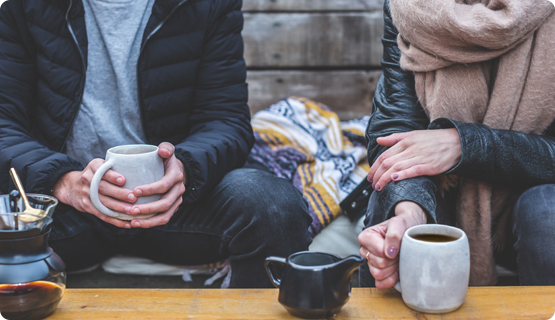
#> input picture test_img_1/b2.jpg, 555 x 320 px, found by its file name
$ python img2.py
#> lines starting #> are read from the running program, lines starting #| are printed output that depends on the picture
import cv2
import numpy as np
from matplotlib import pyplot as plt

img = cv2.imread("b2.jpg",cv2.IMREAD_GRAYSCALE)
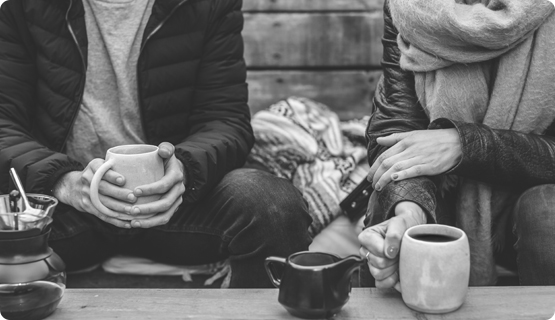
#> img: shape (320, 555); min 31, max 255, mean 103.5
cv2.imwrite("b2_out.jpg",img)
